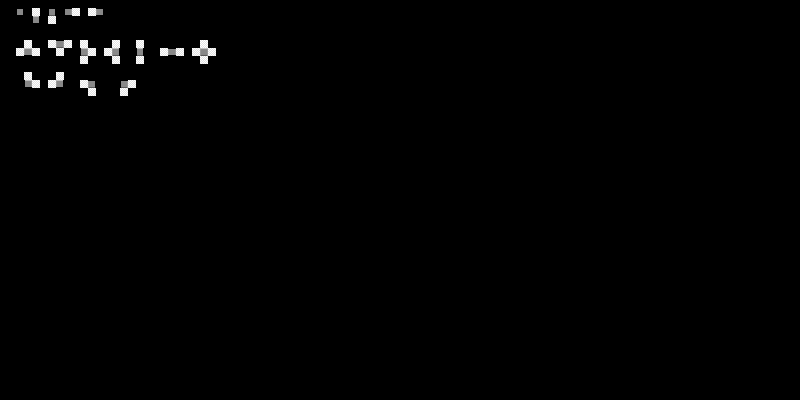

The image is a tile-based game level rendered from a .tmx file. Its description and source (layers, tilesets, objects; grid data summarised) follow:
An orthogonal 100x50 tile map with 8x8 px tiles, 1 tile layer (output_terrain), 2 hidden layers not drawn.

<map version="1.9" tiledversion="1.9.2" orientation="orthogonal" renderorder="right-down" width="100" height="50" tilewidth="8" tileheight="8" infinite="0" nextlayerid="4" nextobjectid="1">
 <properties>
  <property name="DeleteTiles" type="bool" value="true" />
 </properties>
 <tileset firstgid="1" source="../prototype_v2.tsx" />
 <layer id="1" name="regions" width="100" height="50" visible="0" opacity="0.32">
  <data>[5000 cells, 60 non-empty, 1 distinct tile ids]</data>
 </layer>
 <layer id="2" name="input_prototype" width="100" height="50" visible="0" opacity="0.29">
  <data>[5000 cells, 60 non-empty, 2 distinct tile ids]</data>
 </layer>
 <layer id="3" name="output_terrain" width="100" height="50">
  <data>[5000 cells, 48 non-empty, 17 distinct tile ids]</data>
 </layer>
</map>
